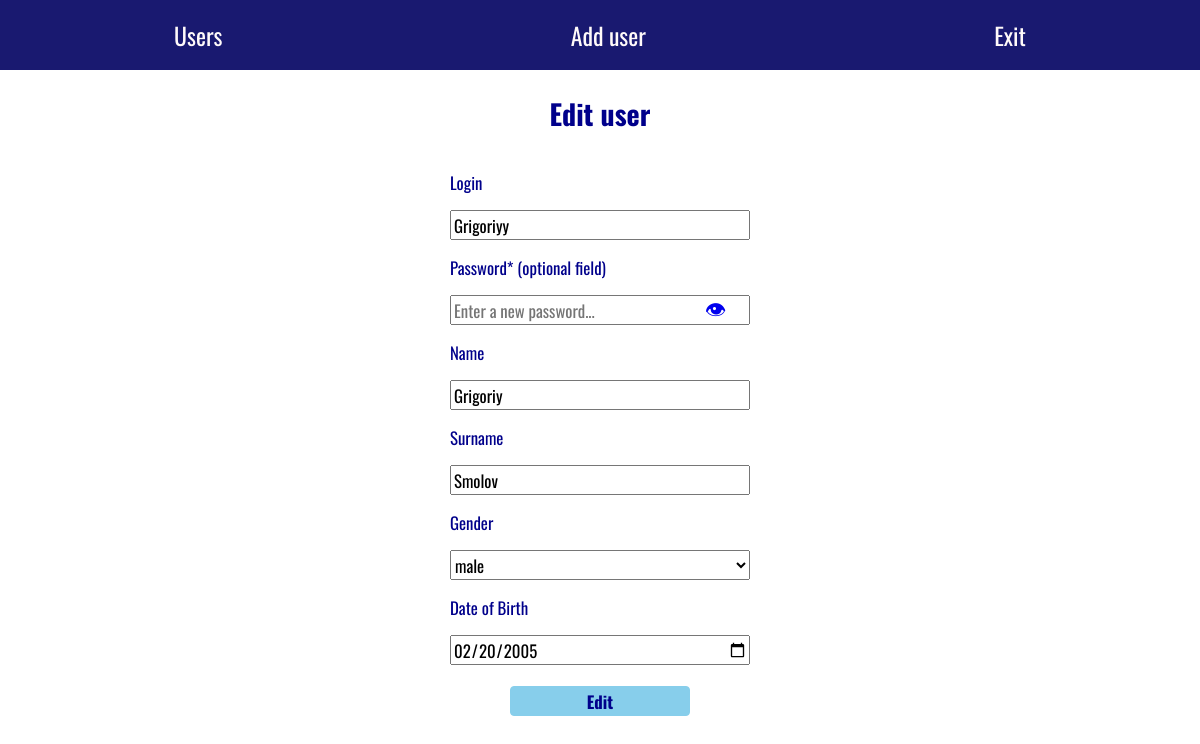
Screenshot of /admin/edit/22 (signed in) with the database file from the repository.
### tables this page shows
CREATE TABLE `users` (
  `id` int(10) UNSIGNED NOT NULL,
  `login` varchar(10) NOT NULL,
  `password` varchar(255) NOT NULL,
  `name` varchar(50) NOT NULL,
  `surname` varchar(50) NOT NULL,
  `gender` varchar(10) NOT NULL,
  `DOB` date NOT NULL
);

### application/controllers/AdminController.php (called while the page is built, shortened)
<?php
class AdminController extends Controller
{
	public function editAction()
	{
		$err_inp = [
			'error' => [],
			'data' => $this->model->postDate($this->route['id'])[0]
		];
		$this->view->render('Edit user',$err_inp);
	}
}

### index.php (called while the page is built, shortened)
<?php
spl_autoload_register(function ($class){
	$path = str_replace('\\','/',$class.'.php');
});
$router = new Router;
$router -> run();

### application/lib/Db.php (called while the page is built, shortened)
<?php
class Db
{
	protected $db;
	function __construct()
	{
		$config = require 'application/config/db.php';
		$this->db = new PDO('mysql:host='.$config['host'].';dbname='.$config['db'].'',$config['username'],$config['password'],$config['options']);
		$this->db -> exec("set names utf8");
	}
	public function dbCheckError($query)
	{
		$errInfo = $query->errorInfo();
		return true;
	}
	public function selectAll($table, $params = [])
	{
		$sql = "SELECT * FROM $table";
		if (!empty($params))
		{
			$i=0;
			foreach($params as $key => $value)
			{
				if ($i===0)
				{
					$sql = $sql . " WHERE $key = $value";
				}
				else
				{
					$sql = $sql . " AND $key = $value";
				}
				$i++;
			}
		}
		$query = $this -> db -> prepare($sql);
		$query->execute();
		return $query -> fetchAll();
	}
}

### application/config/db.php (called while the page is built)
<?php
return  [
	"host" => "localhost",
	"username" => "root",
	"password" => "mysql",
	"db" => "sibers",
	"options" => [PDO::ATTR_ERRMODE => PDO::ERRMODE_EXCEPTION,
		PDO::ATTR_DEFAULT_FETCH_MODE => PDO::FETCH_ASSOC]
];

### application/models/Admin.php (called while the page is built, shortened)
<?php
class Admin extends Model
{
	public function postDate($id)
	{
		return $this->db->selectAll('users', ['id' => $id]);
	}
}

### application/core/Controller.php (called while the page is built, shortened)
<?php
abstract class Controller
{
	public function __construct($route)
	{
		$this->route = $route;
		$this->model = $this->loadModel($route['controller']);
	}
	public function loadModel($name)
	{
		$path = 'application\models\\'.ucfirst($name);
		if (class_exists($path))
		{
			return new $path;
		}
	}
}

### application/core/Model.php (called while the page is built, shortened)
<?php
abstract class Model
{
	public function __construct()
	{
		$this->db = new Db;
	}
}

### application/views/admin/edit.php (the view, shortened to what this page needs)
<form class="formm" action="/admin/edit/<?= $data['id']; ?>" method="post">
	<h2 class="titlee">Edit user</h2>
	<div>
        <label class="labell">Login</label>
        <br>
        <input class="inputt <?= isset($error['login'])?err:null; ?>" name="login" type="text" placeholder="Enter a new login..." value="<?= $data['login']??null; ?>"/>
    </div>
    <div>
        <label class="labell">Password* (optional field)</label>
        <br>
        <div class="blockk">
            <input id="password-input" class="inputt <?= isset($error['password'])?err:null; ?>" name="password" type="password" placeholder="Enter a new password..." value="<?= $data['new_pass']??null; ?>"/>
            <a href="#" onclick="return show_hide_password(this);">&#128065;</a>
        </div>
    </div>
    <div>
        <label class="labell">Name</label>
        <br>
        <input class="inputt <?= isset($error['name'])?err:null; ?>" name="name" type="text" placeholder="Enter a new name..." value="<?= $data['name']??null; ?>"/>
    </div>
    <div>
        <label class="labell">Surname</label>
        <br>
        <input class="inputt <?= isset($error['surname'])?err:null; ?>" name="surname" type="text" placeholder="Enter a new surname..." value="<?= $data['surname']??null; ?>"/>
    </div>
    <div>
        <label class="labell">Gender</label>
        <br>
        <select class="inputt" name="gender">
			<option <?= (isset($data['gender']) && $data['gender'] == 'male')?'selected':null;  ?>>male</option>
		</select>
    </div>
    <div>
        <label class="labell">Date of Birth</label>
        <br>
        <input class="inputt <?= isset($error['DOB'])?err:null; ?>" name="DOB" type="date" value="<?= $data['DOB']??date("Y-m-d"); ?>" required oninvalid="this.setCustomValidity('Error!!!')" oninput="setCustomValidity('')" min="1900-01-01"/>
    </div>
    <button class="buttonn" type="submit">Edit</button>
</form>

### public/styles/style.css (style rules this page uses)
html { font-size: 14px; }
body { margin: 0px; }
* { box-sizing: border-box; }
.titlee { font-size: 2rem; font-family: 'Oswald', sans-serif; color: #00008B; text-align: center; margin-bottom: 50px; }
.labell { font-size: 1.2rem; font-family: 'Oswald', sans-serif; color: #00008B; }
.inputt { width: 100%; height: 30px; font-family: 'Oswald', sans-serif; font-size: 1.2rem; margin: 15px 0px; }
.buttonn { display: block; margin:20px auto; width:60%; height:30px; font-size:1.2rem; font-weight:bold; font-family: 'Oswald', sans-serif; color: #00008B; background: #87CEEB; border:1px solid #87CEEB; border-radius: 4px; }
.formm { width: 25%; margin:0px auto; }
.blockk { position:relative; }
.blockk>a { position: absolute; left: 85%; top: 25%; text-decoration: none; font-size:1.5rem; }

### rows the page displays
users: login "Grigoriyy", name "Grigoriy", surname "Smolov", gender "male", DOB "02/20/2005"
